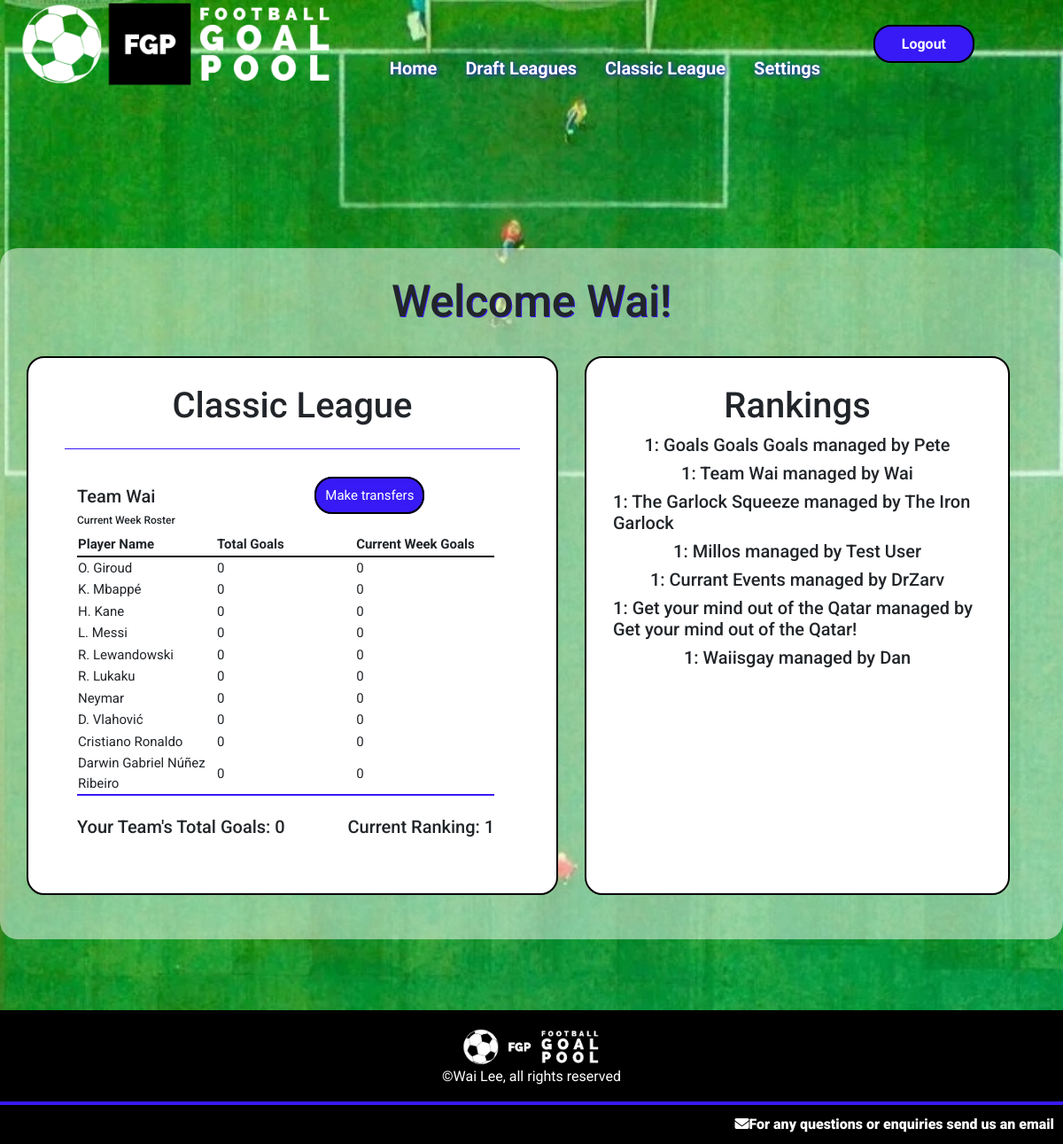
/globalleague (signed in), run on an earlier commit of the app's database.
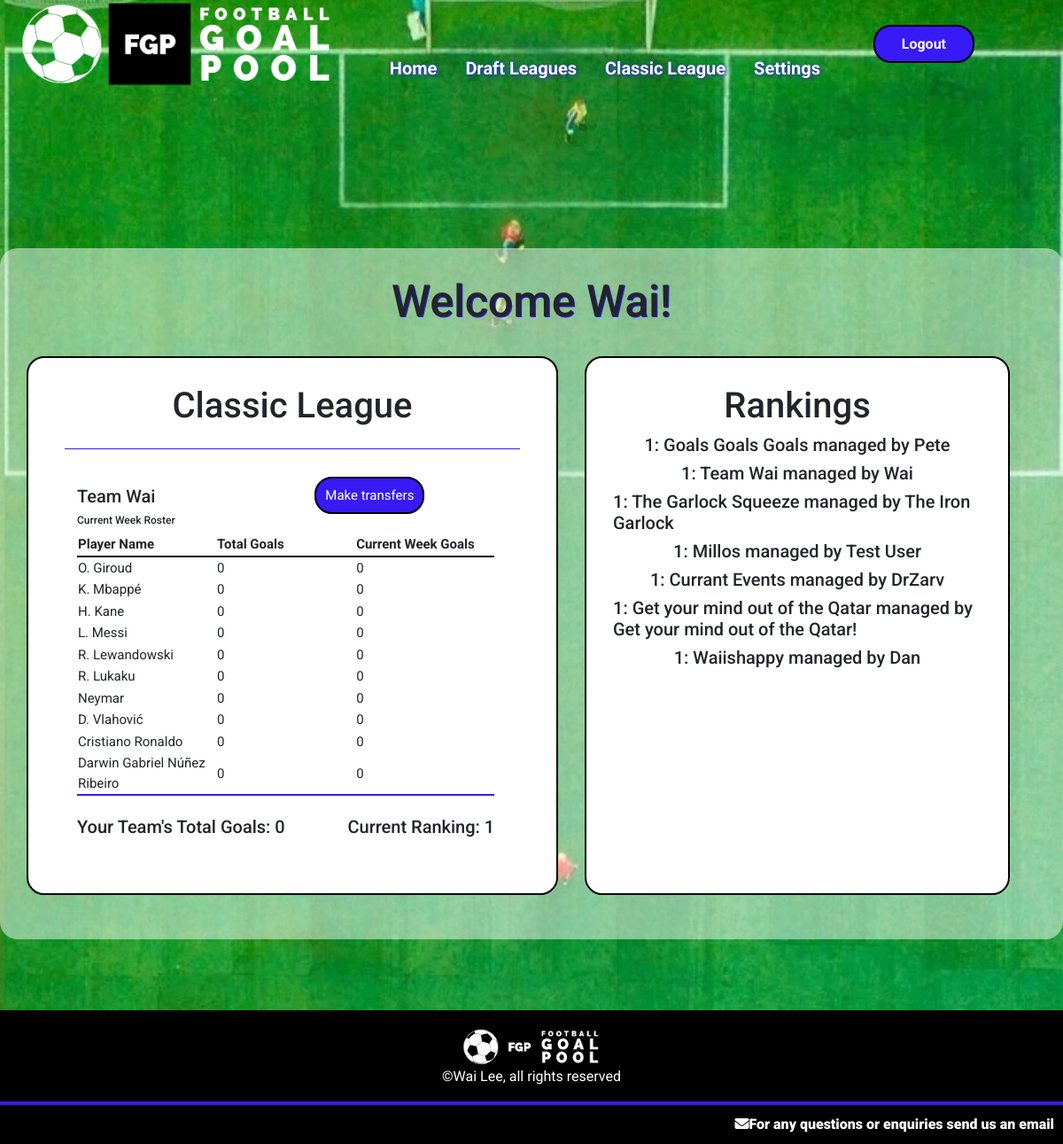
And on a later commit of the database.
### goalpoolapp/models.py (models this page shows, shortened)
class User(AbstractUser):
    emailpermission = models.BooleanField(null=True)

class Team(models.Model):
    manager = models.ForeignKey(User, on_delete=models.CASCADE, related_name="managedteams")
    league = models.ForeignKey(League, on_delete=models.CASCADE, related_name="leagueteams")
    players = models.ManyToManyField(Player, related_name="teams", blank=True)
    provisionalplayers = models.ManyToManyField(Player, related_name="provisionalteams", blank=True)
    rank = models.IntegerField(default=1)
    teamname = models.CharField(max_length=64)
    totalgoals = models.IntegerField(default=0)
    draftnumber = models.IntegerField(blank=True, null=True)

class Player(models.Model):
    playercode = models.IntegerField()
    leagues = models.ManyToManyField(League, related_name="leagueplayers", blank=True)
    nickname = models.CharField(max_length=64)
    goals = models.IntegerField(default=0)
    country = models.ForeignKey(Country, on_delete=models.CASCADE, related_name="players")
    currentweekgoals = models.IntegerField(default=0)
    position = models.CharField(max_length=12)
    pic = models.CharField(max_length=100)

### goalpoolapp/views.py (the view)
# urls.py: path('globalleague', views.globalleague, name='globalleague'),
@login_required
def globalleague(request):
    if request.method == "GET":
        global_league = League.objects.get(id='19')
        try:
            userteam = Team.objects.get(league=global_league, manager=request.user)
            global_teams = global_league.leagueteams.all().order_by('totalgoals')
            teamorder = Paginator(global_teams, 50)
            page = request.GET.get('page')
            teams = teamorder.get_page(page)
            return render(request, 'goalpoolapp/globalleague.html', {
                "league": global_league,
                "team": userteam,
                "teams": teams
            })
        except:
            return render(request, 'goalpoolapp/globalleague.html')

### goalpoolapp/templates/goalpoolapp/globalleague.html (shortened to what this page needs)
{% extends "goalpoolapp/layout.html" %}
{% load static %}
{% block body %}
<div id="main-page-content-container">
    <div id="main-page-content">
        <h2>Welcome {{ user.username }}!</h2>
        <br>
        {% if not team %}
        <h3>You currently do not have a team registered for the Classic league</h3>
        <a class="button" href="{% url 'goalpoolapp:createglobalteam' %}">Click here to create a team</a>
        {% else %}
            <div class="leagues-container">
                <div>
                    <div class="leaguecontainer">
                        <h3>Classic League</h3>
                        <hr>
                        <div class="leagueinformation">
                            <div class="leaguetablecontainer">
                                <div class="split-flexbox">
                                    <div>
                                        <h5>{{ team.teamname }}</h5>
                                        <h6>Current Week Roster</h6>
                                    </div>
                                    <br>
                                    <div>
                                        <a class="button" href="{% url 'goalpoolapp:globaltransfers' %}">Make transfers</a>
                                    </div>
                                    <br>
                                </div>
                                <table class="leaguetable">
                                    <tr>
                                        <th>Player Name</th>
                                        <th>Total Goals</th>
                                        <th>Current Week Goals</th>
                                    </tr>
                                    {% for player in team.players.all %}
                                    <tr>
                                        <td>{{ player.nickname }}</td>
                                        <td>{{ player.goals }}</td>
                                        <td>{{ player.currentweekgoals }}</td>
                                    </tr>
                                    {% endfor %}
                                </table>
                                <br>
                                <div class="split-flexbox">
                                    <h5>
                                        Your Team's Total Goals: {{ team.totalgoals }}
                                    </h5>
                                    <h5>
                                        Current Ranking: {{ team.rank }}
                                    </h5>
                                </div>
                            </div>
                        </div>
                    </div>
                </div>
                <div class="leaguecontainer">
                    <h3>Rankings</h3>
                    {% for team in teams %}
                    <h5>{{ team.rank }}: {{ team.teamname }} managed by {{ team.manager }}</h5>
                    {% endfor %}
                </div>
            </div>
        {% endif %}
    </div>
</div>
{% endblock %}

### goalpoolapp/templates/goalpoolapp/layout.html (shortened to what this page needs)
{% load static %}
<!DOCTYPE html>
<html lang="en">
    <head>
        <link rel="stylesheet" href="https://stackpath.bootstrapcdn.com/bootstrap/4.4.1/css/bootstrap.min.css">
        <link href="{% static 'goalpoolapp/styles.css' %}?v=3" rel="stylesheet">
    </head>
    <body>
            <header>
                <nav id="navbar">
                    <img src="{% static 'goalpoolapp/siteimages/logo.png' %}" id="site-logo">
                    {% if user.is_authenticated %}
                    <div id="nav-link-box">
                        <div class="nav-item">
                            <a class="nav-link menuitem" href="/"><strong>Home</strong></a>
                        </div>
                        <div class="nav-item" id="leaguemenu">
                            <a class="nav-link menuitem" href="{% url 'goalpoolapp:draft' %}"><strong>Draft Leagues</strong></a>
                        </div>
                        <div class="nav-item">
                            <a class="nav-link menuitem" href="{% url 'goalpoolapp:globalleague' %}"><strong>Classic League</strong></a>
                        </div>
                        <div class="nav-item">
                            <a class="nav-link menuitem" href="{% url 'goalpoolapp:settings' %}"><strong>Settings</strong></a>
                        </div>
                    </div>
                    <div class="nav-item">
                        <a id="logoutbutton" href="{% url 'goalpoolapp:logoutuser' %}"><strong>Logout</strong></a>
                    </div>
                    {% else %}
                    <div class="nav-item">
                        <a id="loginbutton" href="{% url 'goalpoolapp:loginuser' %}"><strong>Login</strong></a>
                    </div>
                    {% endif %}
                </nav>
            </header>
            <main>
                {% block body %}
                {% endblock %}
            </main>
            <footer>
                <div id="footercontentcontainer">
                    <div class="footerlinkscontainer">
                        <img src="{% static 'goalpoolapp/siteimages/logo.png' %}" id="footer-logo">
                        <p id="copyright-notice">&copy;Wai Lee, all rights reserved </p>
                    </div>
                </div>
                <div id="socialmedialinkscontainer">
                    <a href = "mailto: footballgoalpool@gmail.com"><i class="fa-solid fa-envelope"><span>For any questions or enquiries send us an email</span></i></a>
                </div>
            </footer>
    </body>
</html>

### goalpoolapp/static/goalpoolapp/styles.css (style rules this page uses)
* { font-family: 'Roboto', sans-serif; }
h2 { font-size: 50px; text-shadow: 1px 1px #371af5; text-align: center; }
h3 { font-size: 40px; text-align: center; }
h6 { font-size: 12px; }
body { min-height: 100vh; display: flex; flex-direction: column; }
main { margin-bottom: 50px; }
hr { border: 0; clear:both; display:block; width: 96%; background-color: #371af5; height: 1px; }
.button { background-color: #371af5; padding: 10px; border-radius: 20px; color: white; border: solid black 2px; }
th { width: 20%; border-bottom: solid black 2px; }
tr { height: 20px; }
.split-flexbox { display: flex; justify-content: space-between; }
nav { background-color: #371af500; display: flex; flex-direction: row; justify-content: space-between; align-items: center; width: 100%; transition: 0.5s; position: fixed; z-index: 1; -webkit-transition: 0.5s; -moz-transition: 0.5s; -ms-transition: 0.5s; -o-transition: 0.5s; }
#site-logo { width: 30%; margin-left: 20px; transition: 0.5s; }
.nav-link { font-size: 20px; color: white; text-decoration: none; text-shadow: 1px 1px 5px #371af5; }
#nav-link-box { display: flex; height: 100px; align-items: end; }
#loginbutton, #logoutbutton { background-color: #371af5; border-radius: 20px; color: white; border: solid black 2px; margin-right: 100px; padding: 10px 30px; transition: 0.5s; -webkit-transition: 0.5s; -moz-transition: 0.5s; -ms-transition: 0.5s; -o-transition: 0.5s; }
#main-page-content-container { display: flex; flex-direction: column; align-items: center; padding: 30px; }
#main-page-content { max-width: 1200px; background-color: #FFFFFF80; display: flex; flex-direction: column; align-items: center; padding: 30px; margin-top: 250px; border-radius: 20px; }
.leaguecontainer { margin: 0 5% 20px; display: flex; flex-direction: column; align-items: center; width: 600px; border: black solid 2px; border-radius: 20px; padding: 30px; background-color: white; -webkit-border-radius: 20px; -moz-border-radius: 20px; -ms-border-radius: 20px; -o-border-radius: 20px; }
.leagues-container { display: flex; flex-direction: row; }
.leagueinformation { display: flex; flex-direction: row; justify-content: space-between; width: 100%; padding: 20px; }
.leaguetablecontainer { width: 95%; font-size: 15px; margin: 5px; }
.leaguetable { border-bottom: #371af5 solid 2px; }
footer { width: 100%; background-color: black; display: flex; flex-direction: column; justify-content: center; margin-top: auto; }
#footercontentcontainer { display: flex; margin-top: 20px; justify-content: space-around; flex-direction: row; border-bottom: #371af5 solid 4px; }
.footerlinkscontainer { display: flex; flex-direction: column; align-items: center; }
#socialmedialinkscontainer { display: flex; justify-content: flex-end; }
#footer-logo { width: 20%; }
#copyright-notice { color: white; }
footer a { padding: 10px; text-decoration: none; color: white; font-size: 16px; }

What changed in the data, as far as the page shows it:
changed Team "Dan": teamname "Waiisgay" → "Waiishappy"
